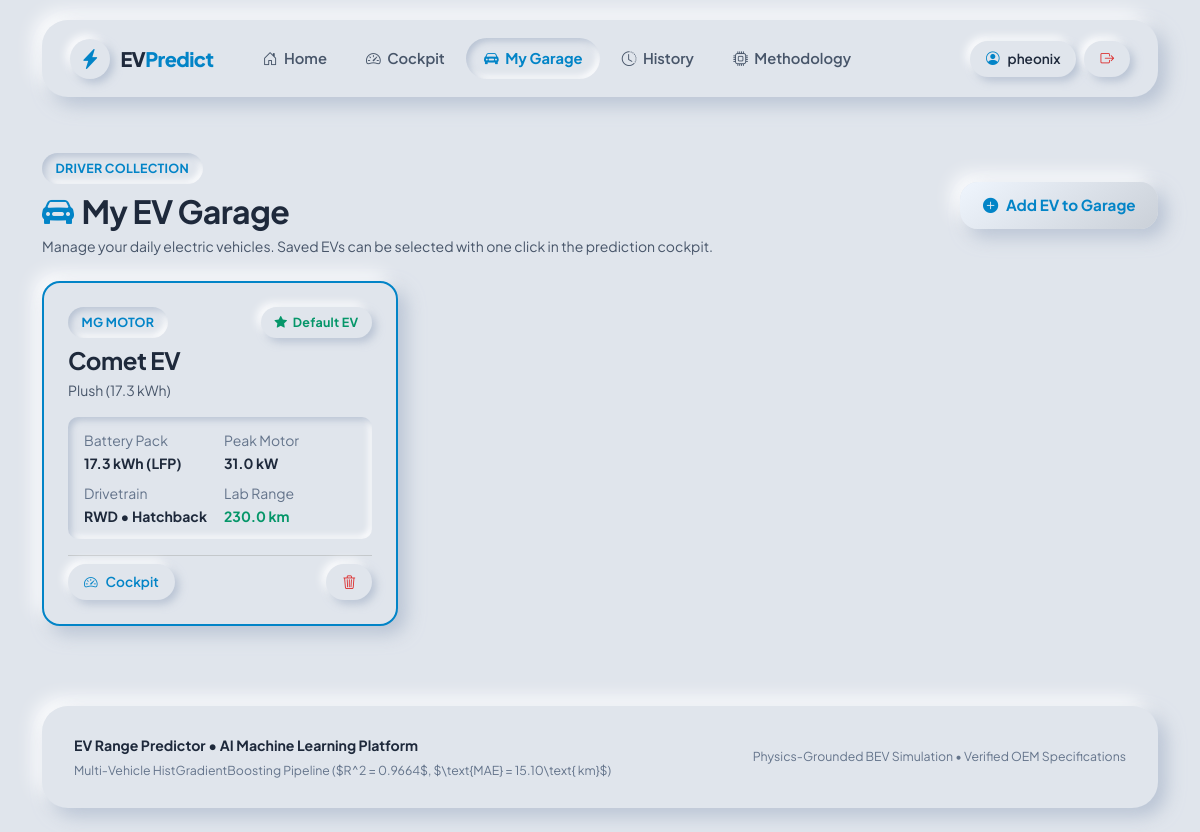
The page /garage (signed in) on the database its author committed.
### app.py (models this page shows, shortened)
class User(UserMixin, db.Model):
    __tablename__ = 'users'
    id = db.Column(db.Integer, primary_key=True)
    username = db.Column(db.String(80), unique=True, nullable=False)
    email = db.Column(db.String(120), unique=True, nullable=False)
    password_hash = db.Column(db.String(256), nullable=False)
    created_at = db.Column(db.DateTime, default=datetime.utcnow)
    saved_vehicles = db.relationship('SavedVehicle', backref='owner', cascade='all, delete-orphan', lazy=True)
    predictions = db.relationship('Prediction', backref='user', cascade='all, delete-orphan', lazy=True)

class SavedVehicle(db.Model):
    __tablename__ = 'saved_vehicles'
    id = db.Column(db.Integer, primary_key=True)
    user_id = db.Column(db.Integer, db.ForeignKey('users.id', ondelete='CASCADE'), nullable=False)
    variant_id = db.Column(db.String(100), nullable=False)
    manufacturer = db.Column(db.String(100), nullable=False)
    model = db.Column(db.String(100), nullable=False)
    variant_name = db.Column(db.String(150), nullable=False)
    battery_capacity_kwh = db.Column(db.Float, nullable=False)
    battery_chemistry = db.Column(db.String(30), nullable=False)
    motor_power_kw = db.Column(db.Float, nullable=False)
    curb_weight_kg = db.Column(db.Float, nullable=False)
    drivetrain = db.Column(db.String(20), nullable=False)
    body_type = db.Column(db.String(50), nullable=False)
    official_range_km = db.Column(db.Float, nullable=False)
    range_test_cycle = db.Column(db.String(30), default='WLTP/ARAI')
    is_default = db.Column(db.Boolean, default=False)
    created_at = db.Column(db.DateTime, default=datetime.utcnow)
    predictions = db.relationship('Prediction', backref='saved_vehicle', lazy=True)

### app.py (the view)
@app.route('/garage')
@login_required
def garage():
    user_id = current_user.id
    vehicles = SavedVehicle.query.filter_by(user_id=user_id).order_by(SavedVehicle.is_default.desc(), SavedVehicle.created_at.desc()).all()
    return render_template(
        'garage.html',
        vehicles=vehicles,
        catalogue=VEHICLE_CATALOGUE
    )

### app.py (called while the page is built)
@login_manager.user_loader
def load_user(user_id):
    try:
        return db.session.get(User, int(user_id))
    except Exception:
        return None

@app.context_processor
def inject_user_context():
    return {
        'current_user': current_user,
        'is_authenticated': current_user.is_authenticated,
        'endpoint': request.endpoint or ''
    }

### templates/garage.html (shortened to what this page needs)
{% extends 'base.html' %}
{% block content %}
<div class="container py-4">
    <div class="d-flex flex-wrap justify-content-between align-items-center mb-4 gap-3">
        <div>
            <span class="neo-badge neo-badge-inset text-neo-accent text-uppercase letter-spacing-1 mb-2">Driver Collection</span>
            <h2 class="fw-extrabold text-neo-primary mb-1">
                <i class="bi bi-car-front-fill text-neo-accent me-2"></i>My EV Garage
            </h2>
            <p class="text-neo-secondary small mb-0">Manage your daily electric vehicles. Saved EVs can be selected with one click in the prediction cockpit.</p>
        </div>
        <button class="btn-neo btn-neo-primary" type="button" data-bs-toggle="collapse" data-bs-target="#addVehicleCollapse">
            <i class="bi bi-plus-circle-fill"></i> Add EV to Garage
        </button>
    </div>
    {% if vehicles %}
        <div class="row g-4">
            {% for v in vehicles %}
                <div class="col-md-6 col-lg-4">
                    <div class="neo-garage-card {% if v.is_default %}is-default{% endif %}">
                        <div>
                            <div class="d-flex justify-content-between align-items-start mb-2">
                                <span class="neo-badge neo-badge-inset text-neo-accent text-uppercase">
                                    {{ v.manufacturer }}
                                </span>
                                {% if v.is_default %}
                                    <span class="neo-badge text-neo-emerald fw-bold">
                                        <i class="bi bi-star-fill"></i> Default EV
                                    </span>
                                {% endif %}
                            </div>
                            <h4 class="fw-bold text-neo-primary mb-1">{{ v.model }}</h4>
                            <p class="text-neo-secondary small mb-3">{{ v.variant_name }}</p>
                            <div class="neo-inset-box neo-inset-box-sm mb-3">
                                <div class="row g-2 small">
                                    <div class="col-6">
                                        <span class="text-neo-muted d-block">Battery Pack</span>
                                        <strong class="text-neo-primary">{{ v.battery_capacity_kwh }} kWh ({{ v.battery_chemistry }})</strong>
                                    </div>
                                    <div class="col-6">
                                        <span class="text-neo-muted d-block">Peak Motor</span>
                                        <strong class="text-neo-primary">{{ v.motor_power_kw }} kW</strong>
                                    </div>
                                    <div class="col-6">
                                        <span class="text-neo-muted d-block">Drivetrain</span>
                                        <strong class="text-neo-primary">{{ v.drivetrain }} &bull; {{ v.body_type }}</strong>
                                    </div>
                                    <div class="col-6">
                                        <span class="text-neo-muted d-block">Lab Range</span>
                                        <strong class="text-neo-emerald">{{ v.official_range_km }} km</strong>
                                    </div>
                                </div>
                            </div>
                        </div>
                        <div class="pt-2 border-top border-secondary-subtle">
                            <div class="d-flex justify-content-between align-items-center gap-2">
                                <a href="{{ url_for('dashboard') }}" class="btn-neo btn-neo-pill small text-neo-accent">
                                    <i class="bi bi-speedometer2"></i> Cockpit
                                </a>
                                <div class="d-flex gap-1">
                                    <form method="POST" action="{{ url_for('garage_delete', vehicle_id=v.id) }}" onsubmit="return confirm('Remove {{ v.manufacturer }} {{ v.model }} from your garage? Historical prediction records will remain safe.');">
                                        <button type="submit" class="btn-neo btn-neo-pill small text-neo-danger" title="Remove vehicle">
                                            <i class="bi bi-trash3"></i>
                                        </button>
                                    </form>
                                </div>
                            </div>
                        </div>
                    </div>
                </div>
            {% endfor %}
        </div>
    {% endif %}
</div>
{% endblock %}

### templates/base.html (shortened to what this page needs)
<!DOCTYPE html>
<html lang="en">
<head>
    <link href="https://cdn.jsdelivr.net/npm/bootstrap@5.3.3/dist/css/bootstrap.min.css" rel="stylesheet">
    <link href="https://cdn.jsdelivr.net/npm/bootstrap-icons@1.11.3/font/bootstrap-icons.min.css" rel="stylesheet">
    <link rel="stylesheet" href="{{ url_for('static', filename='css/style.css') }}">
</head>
<body class="d-flex flex-column min-vh-100">
    <div class="container">
        <nav class="navbar navbar-expand-lg neo-navbar">
            <div class="container-fluid px-0">
                <a class="navbar-brand neo-brand" href="{{ url_for('home') }}">
                    <div class="neo-brand-icon">
                        <i class="bi bi-lightning-charge-fill fs-5"></i>
                    </div>
                    <span>EV<span class="text-neo-accent">Predict</span></span>
                </a>
                <div class="collapse navbar-collapse mt-3 mt-lg-0" id="neoNavContent">
                    <ul class="navbar-nav me-auto mb-2 mb-lg-0 gap-1 ps-lg-3">
                        <li class="nav-item">
                            <a class="nav-link neo-nav-link {% if endpoint == 'home' %}active{% endif %}" href="{{ url_for('home') }}">
                                <i class="bi bi-house-door"></i> Home
                            </a>
                        </li>
                        {% if is_authenticated %}
                            <li class="nav-item">
                                <a class="nav-link neo-nav-link {% if endpoint == 'dashboard' %}active{% endif %}" href="{{ url_for('dashboard') }}">
                                    <i class="bi bi-speedometer2"></i> Cockpit
                                </a>
                            </li>
                            <li class="nav-item">
                                <a class="nav-link neo-nav-link {% if endpoint == 'garage' %}active{% endif %}" href="{{ url_for('garage') }}">
                                    <i class="bi bi-car-front-fill"></i> My Garage
                                </a>
                            </li>
                            <li class="nav-item">
                                <a class="nav-link neo-nav-link {% if endpoint == 'history' %}active{% endif %}" href="{{ url_for('history') }}">
                                    <i class="bi bi-clock-history"></i> History
                                </a>
                            </li>
                        {% endif %}
                        <li class="nav-item">
                            <a class="nav-link neo-nav-link {% if endpoint == 'about' %}active{% endif %}" href="{{ url_for('about') }}">
                                <i class="bi bi-cpu"></i> Methodology
                            </a>
                        </li>
                    </ul>
                    <div class="d-flex align-items-center gap-2 mt-3 mt-lg-0">
                        {% if is_authenticated %}
                            <a href="{{ url_for('profile') }}" class="btn-neo btn-neo-pill {% if endpoint == 'profile' %}active{% endif %}">
                                <i class="bi bi-person-circle text-neo-accent"></i>
                                <span>{{ current_user.username }}</span>
                            </a>
                            <a href="{{ url_for('logout') }}" class="btn-neo btn-neo-pill text-neo-danger" title="Logout">
                                <i class="bi bi-box-arrow-right"></i>
                            </a>
                        {% endif %}
                    </div>
                </div>
            </div>
        </nav>
    </div>
    <main class="flex-grow-1">
        {% block content %}{% endblock %}
    </main>
    <div class="container">
        <footer class="neo-footer">
            <div class="d-flex flex-wrap justify-content-between align-items-center gap-3">
                <div class="text-start">
                    <strong class="text-neo-primary">EV Range Predictor &bull; AI Machine Learning Platform</strong>
                    <div class="text-neo-muted small mt-1">Multi-Vehicle HistGradientBoosting Pipeline ($R^2 = 0.9664$, $\text{MAE} = 15.10\text{ km}$)</div>
                </div>
                <div class="text-end small text-neo-muted">
                    <span>Physics-Grounded BEV Simulation</span> &bull; <span>Verified OEM Specifications</span>
                </div>
            </div>
        </footer>
    </div>
</body>
</html>

### rows shown on the page
User: username "pheonix"
SavedVehicle: manufacturer "MG MOTOR", is_default True (drawn), model "Comet EV", variant_name "Plush (17.3 kWh)", battery_capacity_kwh "17.3", battery_chemistry "LFP", motor_power_kw "31.0", drivetrain "RWD", body_type "Hatchback", official_range_km "230.0"
